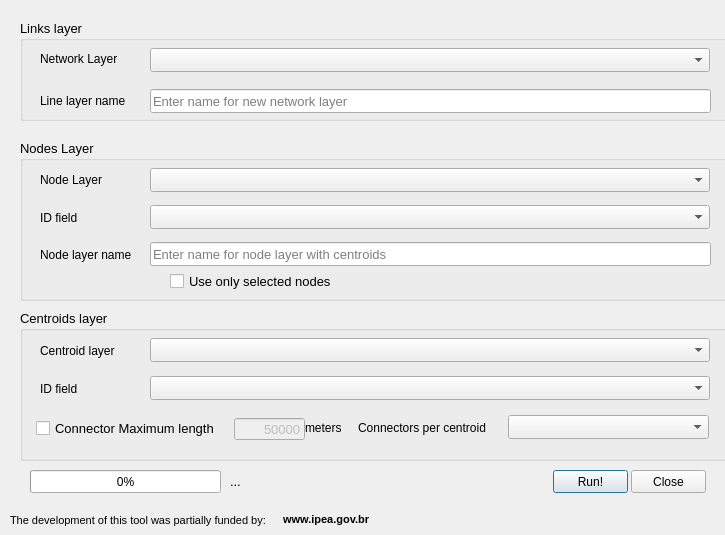
<?xml version="1.0" encoding="UTF-8"?>
<ui version="4.0">
 <class>ConnectingCentroids</class>
 <widget class="QDialog" name="ConnectingCentroids">
  <property name="windowModality">
   <enum>Qt::NonModal</enum>
  </property>
  <property name="geometry">
   <rect>
    <x>0</x>
    <y>0</y>
    <width>725</width>
    <height>535</height>
   </rect>
  </property>
  <property name="windowTitle">
   <string>AequilibraE -Centroid connection toolbox</string>
  </property>
  <widget class="QGroupBox" name="groupBox">
   <property name="geometry">
    <rect>
     <x>20</x>
     <y>310</y>
     <width>711</width>
     <height>151</height>
    </rect>
   </property>
   <property name="font">
    <font>
     <pointsize>10</pointsize>
    </font>
   </property>
   <property name="title">
    <string>Centroids layer</string>
   </property>
   <widget class="QLabel" name="label_3">
    <property name="geometry">
     <rect>
      <x>338</x>
      <y>108</y>
      <width>141</width>
      <height>20</height>
     </rect>
    </property>
    <property name="font">
     <font>
      <pointsize>9</pointsize>
     </font>
    </property>
    <property name="text">
     <string>Connectors per centroid</string>
    </property>
   </widget>
   <widget class="QLineEdit" name="MaxLength">
    <property name="enabled">
     <bool>false</bool>
    </property>
    <property name="geometry">
     <rect>
      <x>214</x>
      <y>108</y>
      <width>71</width>
      <height>22</height>
     </rect>
    </property>
    <property name="text">
     <string>50000</string>
    </property>
    <property name="alignment">
     <set>Qt::AlignRight|Qt::AlignTrailing|Qt::AlignVCenter</set>
    </property>
   </widget>
   <widget class="QLabel" name="label_2">
    <property name="geometry">
     <rect>
      <x>20</x>
      <y>30</y>
      <width>131</width>
      <height>22</height>
     </rect>
    </property>
    <property name="font">
     <font>
      <pointsize>9</pointsize>
     </font>
    </property>
    <property name="text">
     <string>Centroid layer</string>
    </property>
   </widget>
   <widget class="QLabel" name="label_5">
    <property name="geometry">
     <rect>
      <x>20</x>
      <y>68</y>
      <width>121</width>
      <height>22</height>
     </rect>
    </property>
    <property name="font">
     <font>
      <pointsize>9</pointsize>
     </font>
    </property>
    <property name="text">
     <string>ID field</string>
    </property>
   </widget>
   <widget class="QCheckBox" name="IfMaxLength">
    <property name="geometry">
     <rect>
      <x>16</x>
      <y>110</y>
      <width>201</width>
      <height>17</height>
     </rect>
    </property>
    <property name="text">
     <string>Connector Maximum length</string>
    </property>
   </widget>
   <widget class="QLabel" name="label_6">
    <property name="geometry">
     <rect>
      <x>285</x>
      <y>110</y>
      <width>51</width>
      <height>16</height>
     </rect>
    </property>
    <property name="font">
     <font>
      <pointsize>9</pointsize>
     </font>
    </property>
    <property name="text">
     <string>meters</string>
    </property>
   </widget>
   <widget class="QComboBox" name="NumberConnectors">
    <property name="geometry">
     <rect>
      <x>488</x>
      <y>105</y>
      <width>201</width>
      <height>24</height>
     </rect>
    </property>
    <property name="font">
     <font>
      <pointsize>9</pointsize>
     </font>
    </property>
   </widget>
   <widget class="QgsMapLayerComboBox" name="CentroidLayer">
    <property name="geometry">
     <rect>
      <x>130</x>
      <y>28</y>
      <width>560</width>
      <height>24</height>
     </rect>
    </property>
   </widget>
   <widget class="QgsFieldComboBox" name="CentroidField">
    <property name="geometry">
     <rect>
      <x>130</x>
      <y>66</y>
      <width>560</width>
      <height>24</height>
     </rect>
    </property>
   </widget>
  </widget>
  <widget class="QGroupBox" name="groupBox_2">
   <property name="geometry">
    <rect>
     <x>20</x>
     <y>20</y>
     <width>711</width>
     <height>101</height>
    </rect>
   </property>
   <property name="font">
    <font>
     <pointsize>10</pointsize>
    </font>
   </property>
   <property name="title">
    <string>Links layer</string>
   </property>
   <widget class="QLabel" name="label">
    <property name="geometry">
     <rect>
      <x>20</x>
      <y>28</y>
      <width>111</width>
      <height>22</height>
     </rect>
    </property>
    <property name="font">
     <font>
      <pointsize>9</pointsize>
     </font>
    </property>
    <property name="text">
     <string>Network Layer</string>
    </property>
   </widget>
   <widget class="QLineEdit" name="OutLinks">
    <property name="geometry">
     <rect>
      <x>130</x>
      <y>69</y>
      <width>561</width>
      <height>24</height>
     </rect>
    </property>
    <property name="font">
     <font>
      <pointsize>10</pointsize>
     </font>
    </property>
    <property name="text">
     <string/>
    </property>
    <property name="placeholderText">
     <string>Enter name for new network layer</string>
    </property>
   </widget>
   <widget class="QLabel" name="label_8">
    <property name="geometry">
     <rect>
      <x>20</x>
      <y>70</y>
      <width>111</width>
      <height>22</height>
     </rect>
    </property>
    <property name="font">
     <font>
      <pointsize>9</pointsize>
     </font>
    </property>
    <property name="text">
     <string>Line layer name</string>
    </property>
   </widget>
   <widget class="QgsMapLayerComboBox" name="LineLayer">
    <property name="geometry">
     <rect>
      <x>130</x>
      <y>28</y>
      <width>560</width>
      <height>24</height>
     </rect>
    </property>
   </widget>
  </widget>
  <widget class="QProgressBar" name="progressbar">
   <property name="geometry">
    <rect>
     <x>30</x>
     <y>470</y>
     <width>191</width>
     <height>23</height>
    </rect>
   </property>
   <property name="palette">
    <palette>
     <active>
      <colorrole role="Highlight">
       <brush brushstyle="SolidPattern">
        <color alpha="255">
         <red>0</red>
         <green>170</green>
         <blue>0</blue>
        </color>
       </brush>
      </colorrole>
     </active>
     <inactive>
      <colorrole role="Highlight">
       <brush brushstyle="SolidPattern">
        <color alpha="255">
         <red>240</red>
         <green>240</green>
         <blue>240</blue>
        </color>
       </brush>
      </colorrole>
     </inactive>
     <disabled>
      <colorrole role="Highlight">
       <brush brushstyle="SolidPattern">
        <color alpha="255">
         <red>51</red>
         <green>153</green>
         <blue>255</blue>
        </color>
       </brush>
      </colorrole>
     </disabled>
    </palette>
   </property>
   <property name="value">
    <number>0</number>
   </property>
  </widget>
  <widget class="QPushButton" name="pushOK">
   <property name="geometry">
    <rect>
     <x>553</x>
     <y>470</y>
     <width>75</width>
     <height>23</height>
    </rect>
   </property>
   <property name="text">
    <string>Run!</string>
   </property>
  </widget>
  <widget class="QPushButton" name="pushClose">
   <property name="geometry">
    <rect>
     <x>631</x>
     <y>470</y>
     <width>75</width>
     <height>23</height>
    </rect>
   </property>
   <property name="text">
    <string>Close</string>
   </property>
  </widget>
  <widget class="QGroupBox" name="groupBox_3">
   <property name="geometry">
    <rect>
     <x>20</x>
     <y>140</y>
     <width>711</width>
     <height>161</height>
    </rect>
   </property>
   <property name="font">
    <font>
     <pointsize>10</pointsize>
    </font>
   </property>
   <property name="title">
    <string>Nodes Layer</string>
   </property>
   <widget class="QLabel" name="label_4">
    <property name="geometry">
     <rect>
      <x>20</x>
      <y>29</y>
      <width>131</width>
      <height>22</height>
     </rect>
    </property>
    <property name="font">
     <font>
      <pointsize>9</pointsize>
     </font>
    </property>
    <property name="text">
     <string>Node Layer</string>
    </property>
   </widget>
   <widget class="QLineEdit" name="OutNodes">
    <property name="geometry">
     <rect>
      <x>130</x>
      <y>102</y>
      <width>561</width>
      <height>24</height>
     </rect>
    </property>
    <property name="font">
     <font>
      <pointsize>10</pointsize>
     </font>
    </property>
    <property name="text">
     <string/>
    </property>
    <property name="placeholderText">
     <string>Enter name for node layer with centroids</string>
    </property>
   </widget>
   <widget class="QCheckBox" name="SelectedNodes">
    <property name="geometry">
     <rect>
      <x>150</x>
      <y>133</y>
      <width>191</width>
      <height>17</height>
     </rect>
    </property>
    <property name="text">
     <string>Use only selected nodes</string>
    </property>
   </widget>
   <widget class="QLabel" name="label_7">
    <property name="geometry">
     <rect>
      <x>20</x>
      <y>67</y>
      <width>80</width>
      <height>22</height>
     </rect>
    </property>
    <property name="font">
     <font>
      <pointsize>9</pointsize>
     </font>
    </property>
    <property name="text">
     <string>ID field</string>
    </property>
   </widget>
   <widget class="QLabel" name="label_9">
    <property name="geometry">
     <rect>
      <x>20</x>
      <y>104</y>
      <width>101</width>
      <height>22</height>
     </rect>
    </property>
    <property name="font">
     <font>
      <pointsize>9</pointsize>
     </font>
    </property>
    <property name="text">
     <string>Node layer name</string>
    </property>
   </widget>
   <widget class="QgsMapLayerComboBox" name="NodeLayer">
    <property name="geometry">
     <rect>
      <x>130</x>
      <y>28</y>
      <width>560</width>
      <height>24</height>
     </rect>
    </property>
   </widget>
   <widget class="QgsFieldComboBox" name="NodeField">
    <property name="geometry">
     <rect>
      <x>130</x>
      <y>65</y>
      <width>560</width>
      <height>24</height>
     </rect>
    </property>
   </widget>
  </widget>
  <widget class="QLabel" name="label_16">
   <property name="geometry">
    <rect>
     <x>280</x>
     <y>509</y>
     <width>151</width>
     <height>21</height>
    </rect>
   </property>
   <property name="font">
    <font>
     <pointsize>8</pointsize>
     <weight>75</weight>
     <bold>true</bold>
    </font>
   </property>
   <property name="text">
    <string> www.ipea.gov.br</string>
   </property>
   <property name="textFormat">
    <enum>Qt::PlainText</enum>
   </property>
  </widget>
  <widget class="QLabel" name="label_15">
   <property name="geometry">
    <rect>
     <x>10</x>
     <y>512</y>
     <width>271</width>
     <height>16</height>
    </rect>
   </property>
   <property name="font">
    <font>
     <pointsize>8</pointsize>
    </font>
   </property>
   <property name="text">
    <string>The development of this tool was partially funded by:</string>
   </property>
  </widget>
  <widget class="QLabel" name="progress_label">
   <property name="geometry">
    <rect>
     <x>230</x>
     <y>471</y>
     <width>301</width>
     <height>21</height>
    </rect>
   </property>
   <property name="font">
    <font>
     <pointsize>10</pointsize>
    </font>
   </property>
   <property name="text">
    <string>...</string>
   </property>
  </widget>
 </widget>
 <customwidgets>
  <customwidget>
   <class>QgsFieldComboBox</class>
   <extends>QComboBox</extends>
   <header>qgsfieldcombobox.h</header>
  </customwidget>
  <customwidget>
   <class>QgsMapLayerComboBox</class>
   <extends>QComboBox</extends>
   <header>qgsmaplayercombobox.h</header>
  </customwidget>
 </customwidgets>
 <tabstops>
  <tabstop>LineLayer</tabstop>
  <tabstop>OutLinks</tabstop>
  <tabstop>NodeLayer</tabstop>
  <tabstop>NodeField</tabstop>
  <tabstop>OutNodes</tabstop>
  <tabstop>SelectedNodes</tabstop>
  <tabstop>CentroidLayer</tabstop>
  <tabstop>CentroidField</tabstop>
  <tabstop>IfMaxLength</tabstop>
  <tabstop>MaxLength</tabstop>
  <tabstop>NumberConnectors</tabstop>
  <tabstop>pushOK</tabstop>
  <tabstop>pushClose</tabstop>
 </tabstops>
 <resources/>
 <connections/>
</ui>
